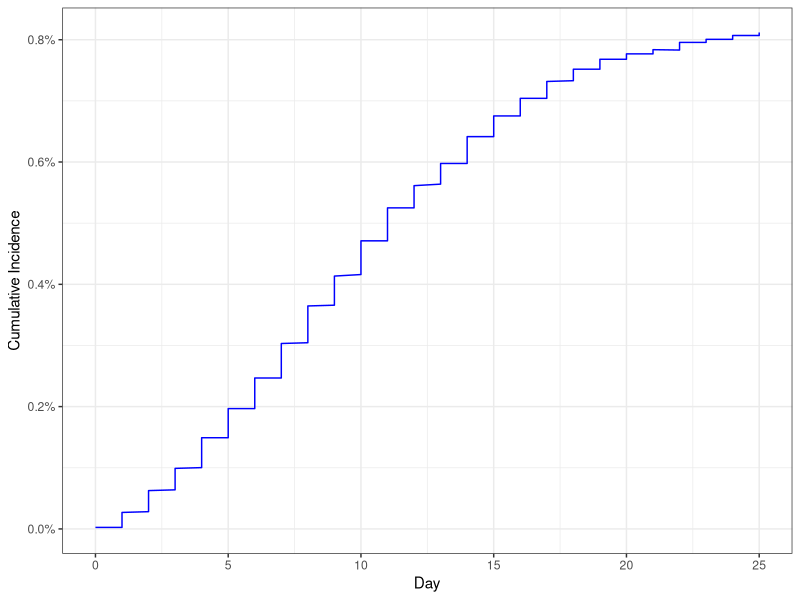
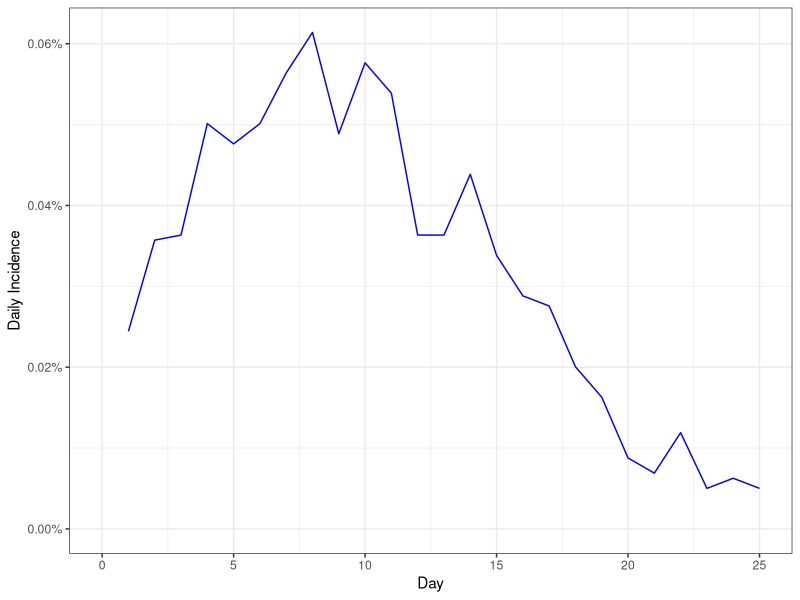
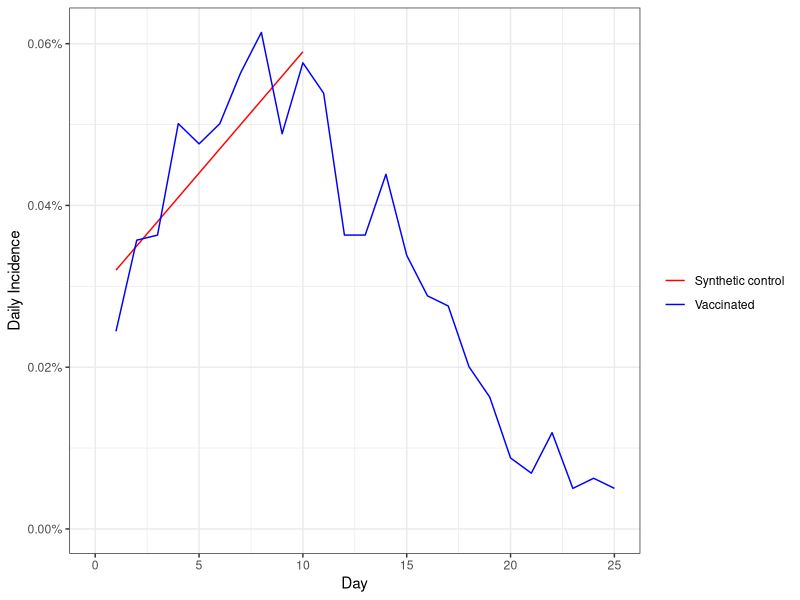
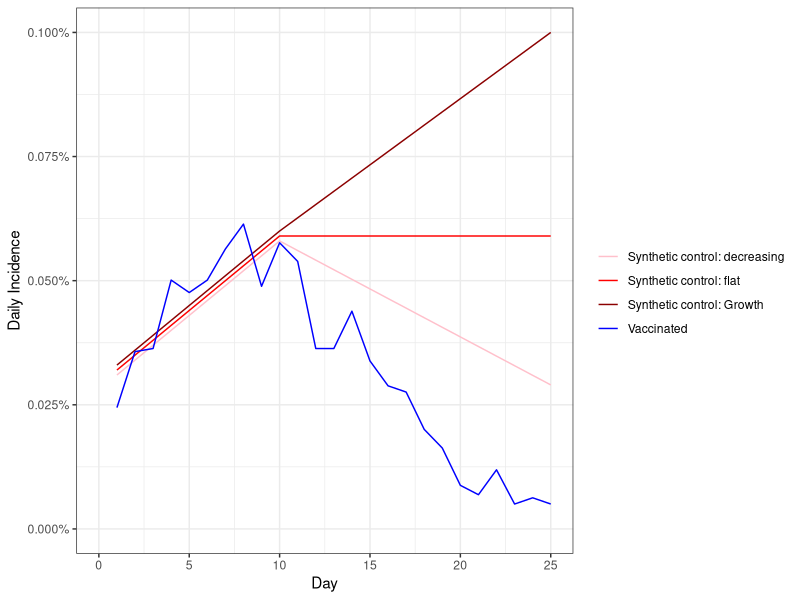
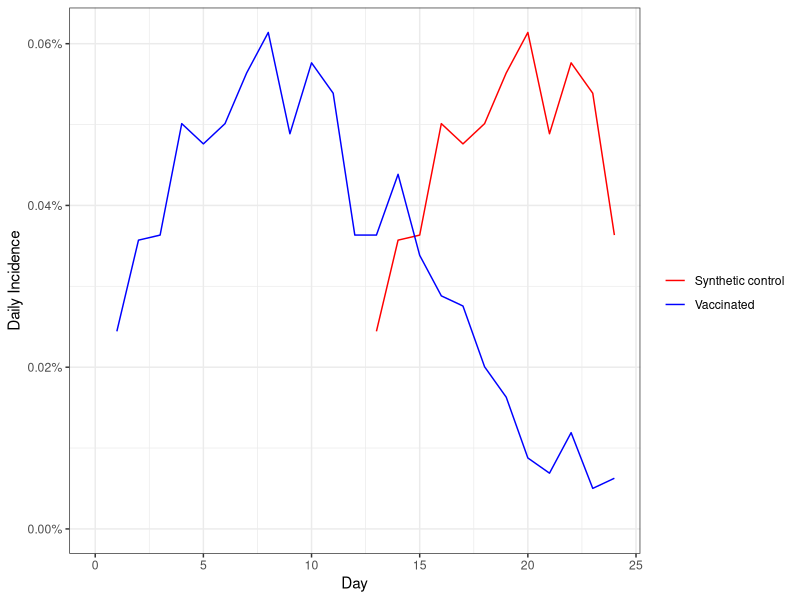
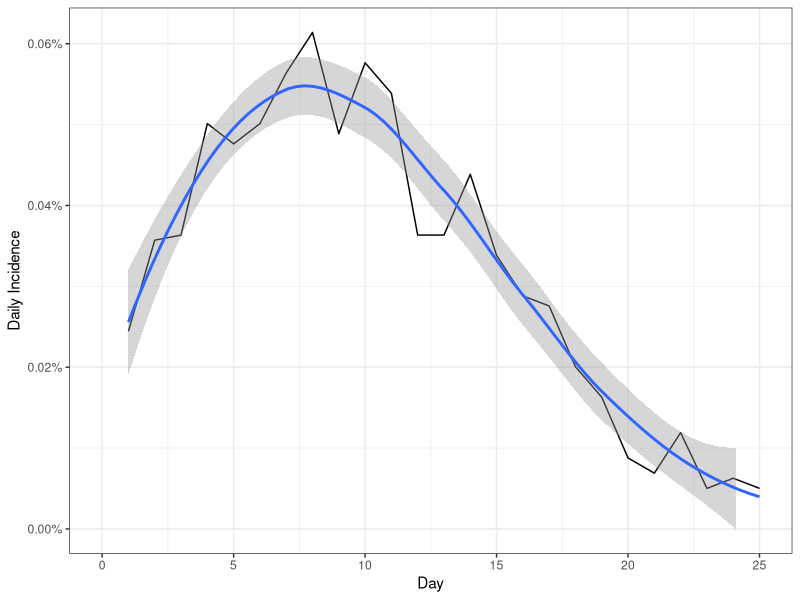

These figures' R source, in order:
## ---- chunk 1
library(tidyverse)
## ---- chunk 2
maccabi = read_csv("maccabi.csv",col_names = c('Day','CumulativeIncidence')) %>% mutate(Day=round(Day)) 

ggplot(maccabi,aes(x=Day,y=CumulativeIncidence))+geom_line(color="blue")+theme_bw()+labs(x="Day",y="Cumulative Incidence")+scale_y_continuous(labels=scales::percent,limits=c(0,NA))
## ---- chunk 3
perday = maccabi %>% arrange(Day,CumulativeIncidence) %>% group_by(Day) %>% summarise(CumulativeIncidence=max(CumulativeIncidence)) %>% mutate(DailyIncidence=CumulativeIncidence-lag(CumulativeIncidence),type="Vaccinated") 

ggplot(perday,aes(x=Day,y=DailyIncidence))+geom_line(color="blue")+theme_bw()+labs(x="Day",y="Daily Incidence")+scale_y_continuous(labels=scales::percent,limits=c(0,NA)) 
## ---- chunk 4
control_group = tibble(Day=1:10,DailyIncidence=seq(0.00032,0.00059,length.out=10),type="Synthetic control")
ggplot(bind_rows(control_group, perday),aes(x=Day,y=DailyIncidence,color=type))+geom_line()+theme_bw()+labs(color="",x="Day",y="Daily Incidence")+scale_y_continuous(labels=scales::percent,limits=c(0,NA)) +scale_color_manual(values=c("red","blue"))
## ---- chunk 5
 syn_control <- function(final, name,offset){
return(bind_rows(tibble(Day=1:10,DailyIncidence=seq(0.00032+offset,0.00059+offset,length.out=10),type=name),
                  tibble(Day=10:25,DailyIncidence=seq(0.00059+offset,final,length.out=16),type=name)) )
}
combo =bind_rows(syn_control(0.0010,"Synthetic control: Growth",0.00001),syn_control(0.00059,"Synthetic control: flat",0),syn_control(0.00029,"Synthetic control: decreasing",-0.00001), perday)
ggplot(combo,aes(x=Day,y=DailyIncidence,color=type))+geom_line()+theme_bw()+labs(color="",x="Day",y="Daily Incidence")+scale_y_continuous(labels=scales::percent,limits=c(0,NA)) +scale_color_manual(values=c("pink","red","darkred","blue"))
## ---- chunk 6
combo %>% filter(Day>22) %>% group_by(type) %>% summarise(Incidence = mean(DailyIncidence)) %>% mutate(efficacy_percent = 100*(1- min(Incidence)/Incidence)) %>% filter(type!="Vaccinated") %>% select(-Incidence)
## ---- chunk 7
control_group = perday %>% mutate(Day=Day+12, type= "Synthetic control") %>% filter(Day<25)
maccabi_analysis = bind_rows(control_group, perday %>% filter(Day<25))
ggplot(maccabi_analysis,aes(x=Day,y=DailyIncidence,color=type))+geom_line()+theme_bw()+labs(color="",x="Day",y="Daily Incidence")+scale_y_continuous(labels=scales::percent,limits=c(0,NA)) +scale_color_manual(values=c("red","blue"))

## ---- chunk 8
maccabi_analysis %>% filter(Day>22) %>% group_by(type) %>% summarise(Incidence = mean(DailyIncidence)) %>% mutate(efficacy_percent = 100*(1- min(Incidence)/Incidence)) %>% filter(type!="Vaccinated") %>% select(-Incidence)

## ---- chunk 9
maccabi_analysis %>% filter(Day>12) %>% group_by(type) %>% summarise(Incidence = mean(DailyIncidence)) %>% mutate(efficacy_percent = 100*(1- min(Incidence)/Incidence)) %>% filter(type!="Vaccinated") %>% select(-Incidence)

## ---- chunk 10
ggplot(perday,aes(x=Day,y=DailyIncidence))+geom_line(color="black")+theme_bw()+labs(x="Day",y="Daily Incidence")+scale_y_continuous(labels=scales::percent,limits=c(0,NA)) +geom_smooth()
